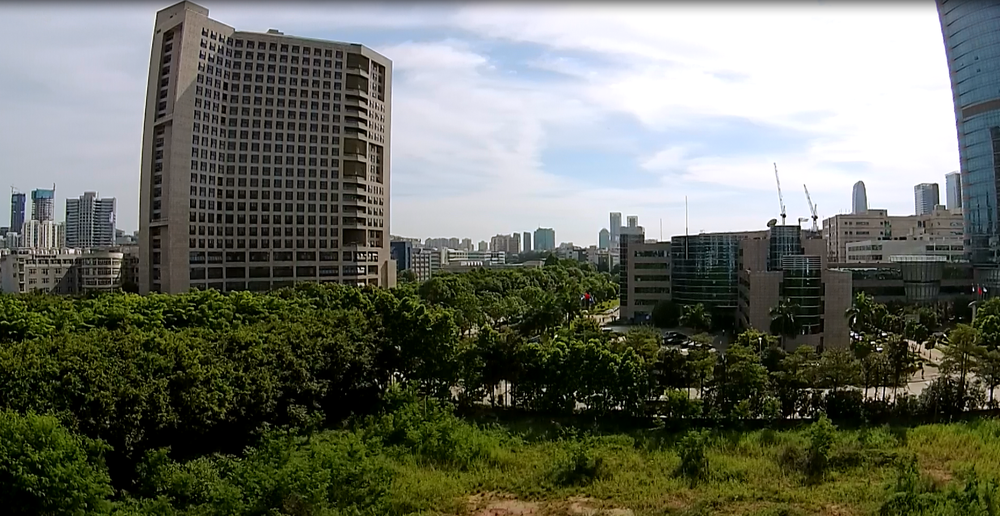
//> input picture test_img/1.png, 1000 x 516 px, shrunk from 1768 x 912 before the run
$ ./main   (built with g++ and OpenCV 4, older OpenCV classes emulated)
//> lines starting //> are read from the running program, lines starting //| are printed output that depends on the picture
#include <iostream>
#include "opencv2/core/core.hpp"
#include "opencv2/features2d/features2d.hpp"
#include "opencv2/highgui/highgui.hpp"
#include <iostream>
#include <vector>
#include<opencv2/legacy/legacy.hpp>

using namespace cv;
using namespace std;

Size size;

int main()
{
	Mat img_1 = imread("C:\\1.png");
//> img_1 is the input picture: 516 rows x 1000 cols, CV_8UC3; mean B, G, R 98.5, 109.4, 106
	Mat img_2 = imread("C:\\2.png");
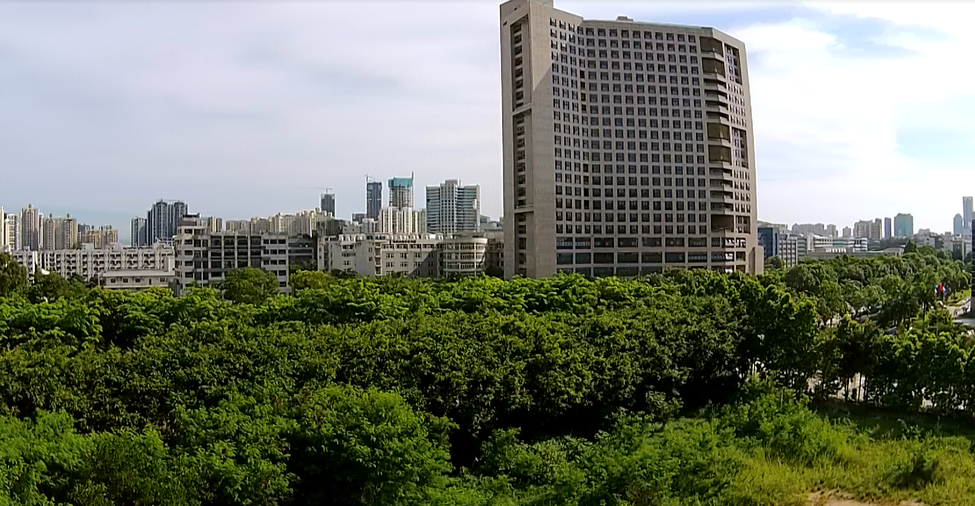
//> input picture test_img/2.png, 975 x 506 px, shrunk from 1724 x 895 before the run
//> img_2 is the input picture: 506 rows x 975 cols, CV_8UC3; mean B, G, R 103.9, 120.4, 115.1
	if (!img_1.data || !img_2.data)
	{
		cout << "error reading images " << endl;
		return -1;
	}

	ORB orb;
	vector<KeyPoint> keyPoints_1, keyPoints_2;
	Mat descriptors_1, descriptors_2;

	orb(img_1, Mat(), keyPoints_1, descriptors_1);
//> keyPoints_1 = 500 keypoints; strongest (x, y, size): (784, 215, 31), (883, 334, 31), (814, 219, 31), (851, 334, 31)
	orb(img_2, Mat(), keyPoints_2, descriptors_2);
//> keyPoints_2 = 500 keypoints; strongest (x, y, size): (758, 362, 31), (762, 365, 31), (730, 270, 31), (729, 240, 31)

	BruteForceMatcher<HammingLUT> matcher;
	vector<DMatch> matches;
	matcher.match(descriptors_1, descriptors_2, matches);
//> matches = 500 matches

	double max_dist = 0; double min_dist = 100;
	//-- Quick calculation of max and min distances between keypoints
	for( int i = 0; i < descriptors_1.rows; i++ )
	{
		double dist = matches[i].distance;
		if( dist < min_dist ) min_dist = dist;
		if( dist > max_dist ) max_dist = dist;
	}
//> this loop made 500 passes
//> (dist, min_dist, max_dist) on pass 1: (68, 68, 68)
//> (dist, max_dist) on passes 4, 5, 8, 39: (75, 75), (84, 84), (86, 86), (94, 94)
//> after the loop, min_dist = 13; max_dist = 94
	printf("-- Max dist : %f \n", max_dist );
//| -- Max dist : 94.000000
	printf("-- Min dist : %f \n", min_dist );
//| -- Min dist : 13.000000
	//-- Draw only "good" matches (i.e. whose distance is less than 0.6*max_dist )
	//-- PS.- radiusMatch can also be used here.
	std::vector< DMatch > good_matches;
	for( int i = 0; i < descriptors_1.rows; i++ )
	{
		if( matches[i].distance < 0.6*max_dist )
		{
			good_matches.push_back( matches[i]);
		}
	}
//> after the loop, good_matches = 151 matches

	// localize the object
	std::vector<Point2f> obj;
	std::vector<Point2f> scene;

	for( int i = 0; i < good_matches.size(); i++ )
	 {
	 //-- Get the keypoints from the good matches
	 obj.push_back( keyPoints_1[ good_matches[i].queryIdx ].pt );
	 scene.push_back( keyPoints_2[ good_matches[i].trainIdx ].pt );
	 }
//> after the loop, obj = 151 Points (x, y), first 12: [589, 406], [361, 254], [358, 271], [544, 389], [362, 283], [358, 284], [574, 393], [358, 268], [122, 255], [670, 240], [404, 378], [395, 372]; scene = 151 Points (x, y), first 12: [935, 404], [729, 240], [726, 257], [841.5, 390.5], [730, 270], [726, 270], [922, 389], [726, 255], [486, 240], [428, 189.1], [764, 368], [756, 362]

	// Find the Homography Matrix
	 Mat H = findHomography( obj, scene, CV_RANSAC );
//> H = [[0.764, 0.0802, 413.4], [-0.036, 1.05, -20.57], [-0.000173, 0.000141, 1]]
	 // Use the Homography Matrix to warp the images
	 cv::Mat result;
	 warpPerspective(img_1,result,H,cv::Size(img_1.cols+img_2.cols,img_1.rows));
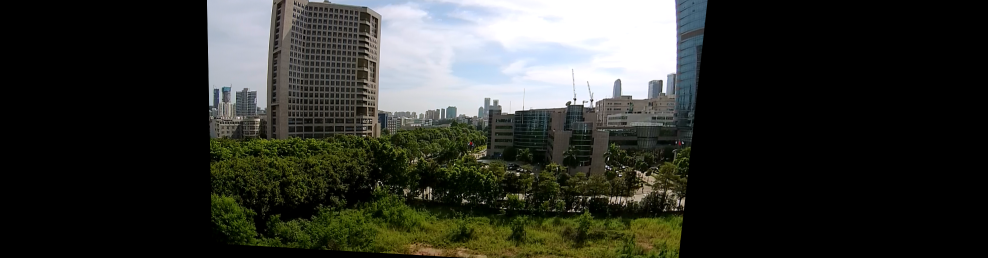
//> result: 516 rows x 1975 cols, CV_8UC3 (shown at 1/2 size); mean B, G, R 47.1, 52.4, 50.7
	 cv::Mat half(result,cv::Rect(0,0,img_2.cols,img_2.rows));
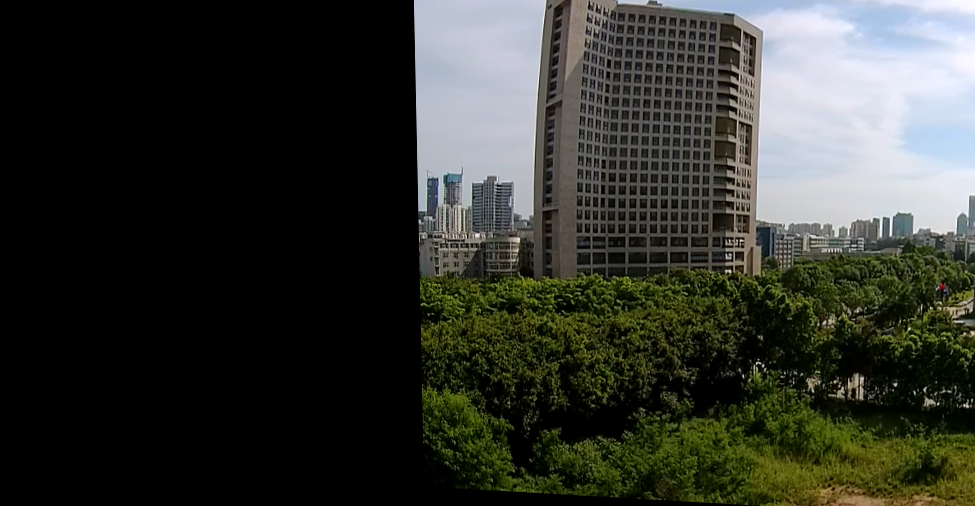
//> half: 506 rows x 975 cols, CV_8UC3; mean B, G, R 47.5, 54, 51.9
	 img_2.copyTo(half);
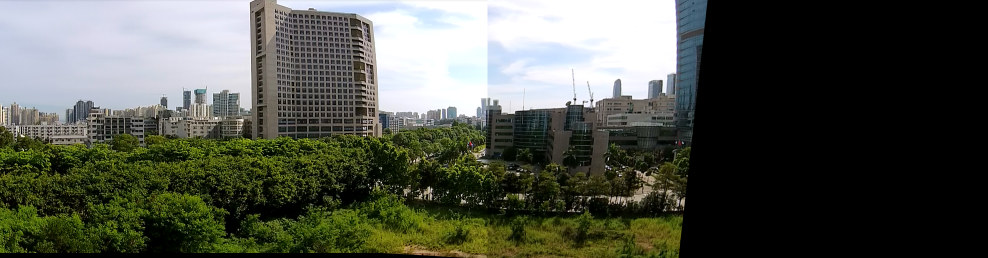
//> result: 516 rows x 1975 cols, CV_8UC3 (shown at 1/2 size); mean B, G, R 74.4, 84.5, 81.3
	 imshow( "Result", result );

 waitKey(0);
 return 0;
}
